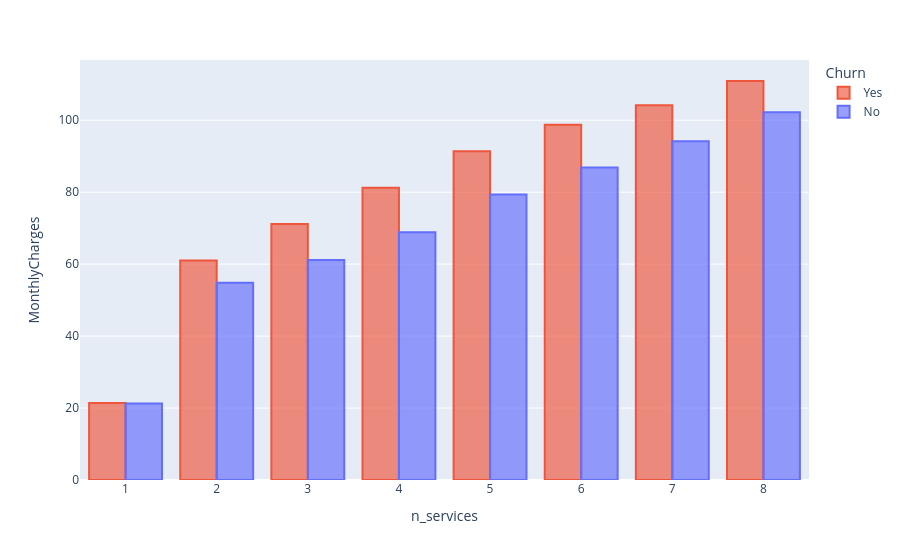

The code cell stored with this chart in its notebook:
### Code cell
fig = px.bar(gb_df_numeric_services, x="n_services", y="MonthlyCharges",color="Churn", category_orders={"Churn":["Yes","No"]}, barmode="group")
fig.update_traces(marker_color="rgba(99, 110, 250, 0.65)", marker_line_color="rgb(99, 110, 250)",marker_line_width=2, selector=dict(name='No'))
fig.update_traces(marker_color="rgba(239, 85, 59, 0.65)", marker_line_color="rgb(239, 85, 59)",marker_line_width=2, selector=dict(name='Yes'))
fig.show()

### Figure 1 — Plotly figure (JSON) as saved in the notebook; plotly's stock layout.template omitted (floating-point values rounded to 4 significant figures)
{"data": [{"alignmentgroup": "True", "hovertemplate": "Churn=Yes<br>n_services=%{x}<br>MonthlyCharges=%{y}<extra></extra>", "legendgroup": "Yes", "marker": {"color": "rgba(239, 85, 59, 0.65)", "line": {"color": "rgb(239, 85, 59)", "width": 2}, "pattern": {"shape": ""}}, "name": "Yes", "offsetgroup": "Yes", "orientation": "v", "showlegend": true, "textposition": "auto", "type": "bar", "x": [1, 2, 3, 4, 5, 6, 7, 8], "xaxis": "x", "y": [21.42, 61.05, 71.19, 81.23, 91.39, 98.75, 104.1, 110.9], "yaxis": "y"}, {"alignmentgroup": "True", "hovertemplate": "Churn=No<br>n_services=%{x}<br>MonthlyCharges=%{y}<extra></extra>", "legendgroup": "No", "marker": {"color": "rgba(99, 110, 250, 0.65)", "line": {"color": "rgb(99, 110, 250)", "width": 2}, "pattern": {"shape": ""}}, "name": "No", "offsetgroup": "No", "orientation": "v", "showlegend": true, "textposition": "auto", "type": "bar", "x": [1, 2, 3, 4, 5, 6, 7, 8], "xaxis": "x", "y": [21.25, 54.79, 61.17, 68.88, 79.33, 86.89, 94.18, 102.2], "yaxis": "y"}], "layout": {"barmode": "group", "legend": {"title": {"text": "Churn"}, "tracegroupgap": 0}, "margin": {"t": 60}, "xaxis": {"anchor": "y", "domain": [0, 1], "title": {"text": "n_services"}}, "yaxis": {"anchor": "x", "domain": [0, 1], "title": {"text": "MonthlyCharges"}}}}
